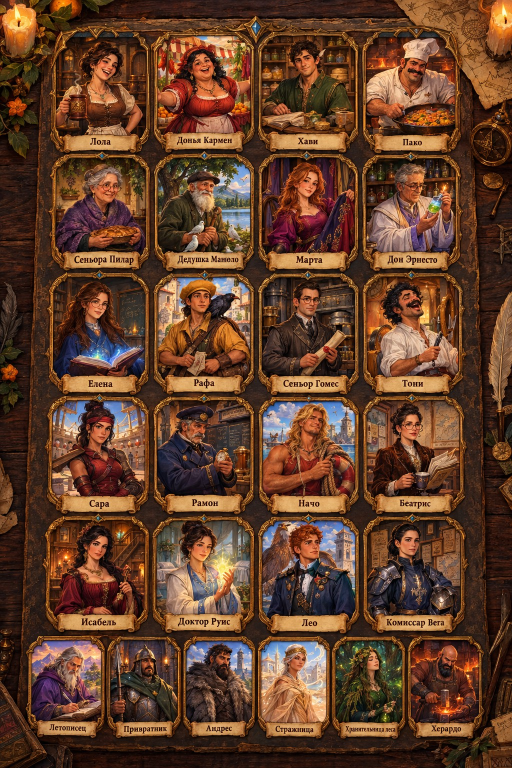
#> input picture docs/design/portraits-es.jpg, 1024 x 1536 px (shown at 1/2 size); its folder holds 4 pictures in this run
$ python cut-portraits.py
#> lines starting #> are read from the running program, lines starting #| are printed output that depends on the picture
"""
Портреты персонажей из листов docs/design/portraits-<язык>.jpg: 20 жителей мест, Летописец, четыре стража
и кузнец. Испанский лист — версия 2.62.0, итальянский — 2.82.0, английский — 2.186.0, турецкий — 2.207.0, португальский — 2.230.0. Вырезается внутренняя часть каждой рамки,
без золотой обводки и таблички с именем, в пропорциях игрового портрета 14:18, размер 168×216.
Запуск: python3 scripts/cut-portraits.py [es|it|en|tr|pt] (без аргумента — все языки, нужен Pillow).
"""
from PIL import Image
import os, sys
ROOT=os.path.join(os.path.dirname(__file__),'..')
RATIO=14/18
SMALL=['cronista','guardian1','guardian2','guardian3','guardian4','smith']

# Координаты рамок сняты по каждому листу: колонки и строки большой сетки, затем нижний ряд из шести.
SHEETS={
  'es':dict(
    cols=[(112,290),(318,497),(527,706),(735,913)],
    rows=[(76,258),(322,498),(561,743),(809,985),(1049,1222)],
    names=[['lola','carmen','javi','paco'],['pilar','manolo','marta','ernesto'],['elena','rafa','gomez','toni'],
           ['sara','ramon','nacho','beatriz'],['isabel','ruiz','leo','vega']],
    small_x=[(62,200),(222,355),(375,505),(525,655),(673,802),(823,958)],
    small_y=(1293,1432),
  ),
  'it':dict(
    cols=[(98,282),(310,496),(530,716),(748,934)],
    rows=[(56,232),(298,474),(538,712),(778,952),(1018,1192)],
    names=[['giulia','rosa','matteo','salvatore'],['franca','gino','chiara','bruno'],['anna','enzo','ferri','tonino'],
           ['federica','aldo','marco','valentina'],['elisa','conti','luca','rinaldi']],
    small_x=[(52,200),(232,348),(388,500),(530,642),(678,798),(834,978)],
    small_y=(1272,1436),
  ),
  'en':dict(
    cols=[(100,283),(318,495),(533,708),(748,925)],
    rows=[(72,258),(330,515),(582,768),(833,1018),(1085,1250)],
    names=[['molly','patel','jake','archie'],['higgins','bert','chloe','shah'],['evans','dan','whitmore','liam'],
           ['zoe','graham','finn','priya'],['emma','okafor','tom','bradley']],
    small_x=[(63,195),(222,350),(378,505),(530,657),(684,808),(836,962)],
    small_y=(1318,1455),
  ),
  'tr':dict(
    cols=[(122,283),(335,494),(540,700),(745,905)],
    rows=[(68,238),(310,480),(555,725),(795,970),(1040,1218)],
    names=[['hasan','fatma','mehmet','kemal'],['nermin','riza','selin','zeynep'],['elif','cemil','murat','yusuf'],
           ['deniz','ismail','can','ebru'],['leyla','gul','burak','nihat']],
    small_x=[(97,228),(252,367),(400,505),(533,643),(667,778),(808,930)],
    small_y=(1290,1432),
  ),
  'pt':dict(
    cols=[(122,283),(335,494),(540,700),(745,905)],
    rows=[(68,238),(310,480),(555,725),(795,968),(1040,1205)],
    names=[['tonho','graca','wellington','dita'],['lourdes','valdir','juliana','rosa'],['marcia','edson','ricardo','zecarlos'],
           ['tati','raimundo','bruno','patricia'],['helena','fernanda','thiago','moreira']],
    small_x=[(98,204),(245,349),(388,490),(533,637),(676,779),(818,927)],
    small_y=(1290,1425),
  ),
}
# Сдвиг центра по x для отдельных портретов, если лицо не по центру рамки.
SHIFT={'es':{},'it':{},'en':{},'tr':{},'pt':{}}

def cut(lang):
#> called with lang = 'es'
    s=SHEETS[lang]
    im=Image.open(os.path.join(ROOT,'docs','design',f'portraits-{lang}.jpg')).convert('RGB')
#> im is the input picture: PIL image 1024x1536 RGB; mean R, G, B 99.4, 63.6, 42.2
    out=os.path.join(ROOT,'src','assets','portraits',lang)
    os.makedirs(out,exist_ok=True)
    boxes={}
    for r,(y0,y1) in enumerate(s['rows']):
        for c,(x0,x1) in enumerate(s['cols']): boxes[s['names'][r][c]]=(x0,y0,x1,y1)
    for i,(x0,x1) in enumerate(s['small_x']): boxes[SMALL[i]]=(x0,s['small_y'][0],x1,s['small_y'][1])
    for name,(x0,y0,x1,y1) in boxes.items():
        h=y1-y0; w=round(h*RATIO)
        if w>x1-x0:
            # Рамка уже нужной пропорции: берём всю ширину и срезаем высоту снизу.
            w=x1-x0; y1=y0+round(w/RATIO)
        cx=(x0+x1)/2+SHIFT[lang].get(name,0)
        l=max(x0,min(x1-w,round(cx-w/2)))
        im.crop((l,y0,l+w,y1)).resize((168,216),Image.LANCZOS).save(os.path.join(out,f'{name}.webp'),quality=86)
#> this loop made 26 passes
#> pass 1, in cut, `im.crop((l,y0,l+w,y1)).resize((168,216),Image.LANCZOS).save(os.path.jo..`:
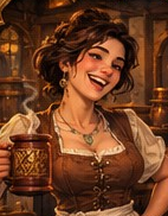
#> saved as lola.webp: PIL image 168x216 RGB; mean R, G, B 108.1, 60.2, 33.8
#> pass 2, in cut, `im.crop((l,y0,l+w,y1)).resize((168,216),Image.LANCZOS).save(os.path.jo..`:
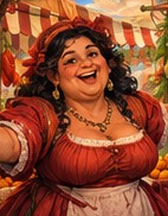
#> saved as carmen.webp: PIL image 168x216 RGB; mean R, G, B 147, 75.4, 47.8
    return list(boxes)

for lang in (sys.argv[1:] or list(SHEETS)):
    print(lang,len(cut(lang)))
#> pass 2 of the loop `for lang in (sys.argv[1:] or list(SHEETS)):`:
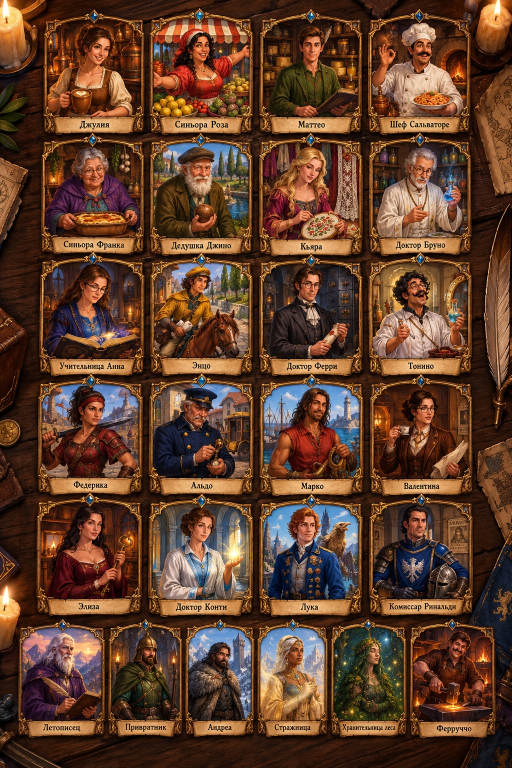
#> input picture docs/design/portraits-it.jpg, 1024 x 1536 px (shown at 1/2 size)
#> in cut, im is the input picture: PIL image 1024x1536 RGB; mean R, G, B 96.8, 63.1, 43.2
#> the loop in cut (call 2), `for name,(x0,y0,x1,y1) in boxes.items():` made 26 passes
#> pass 1, in cut (call 2), `im.crop((l,y0,l+w,y1)).resize((168,216),Image.LANCZOS).save(os.path.jo..`:
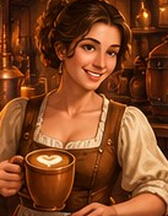
#> saved as giulia.webp: PIL image 168x216 RGB; mean R, G, B 127.8, 69.3, 36.2
#> pass 2, in cut (call 2), `im.crop((l,y0,l+w,y1)).resize((168,216),Image.LANCZOS).save(os.path.jo..`:
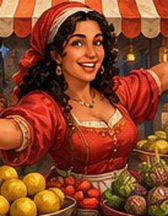
#> saved as rosa.webp: PIL image 168x216 RGB; mean R, G, B 138.9, 68.5, 37.4
#> pass 3 of the loop `for lang in (sys.argv[1:] or list(SHEETS)):`:
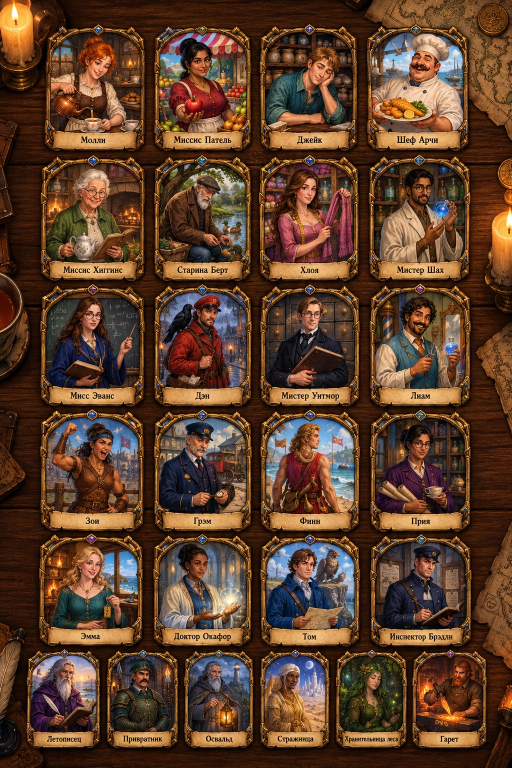
#> input picture docs/design/portraits-en.jpg, 1024 x 1536 px (shown at 1/2 size)
#> in cut, im is the input picture: PIL image 1024x1536 RGB; mean R, G, B 93.5, 62.9, 42.7
#> the loop in cut (call 3), `for name,(x0,y0,x1,y1) in boxes.items():` made 26 passes
#> pass 1, in cut (call 3), `im.crop((l,y0,l+w,y1)).resize((168,216),Image.LANCZOS).save(os.path.jo..`:
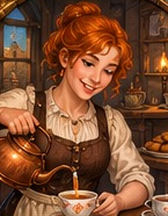
#> saved as molly.webp: PIL image 168x216 RGB; mean R, G, B 123.4, 75.4, 48.1
#> pass 2, in cut (call 3), `im.crop((l,y0,l+w,y1)).resize((168,216),Image.LANCZOS).save(os.path.jo..`:
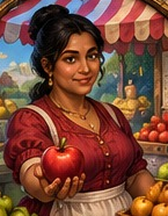
#> saved as patel.webp: PIL image 168x216 RGB; mean R, G, B 121.1, 72.5, 56.3
#> (the run stopped early here; a loop or call above may not have finished)
